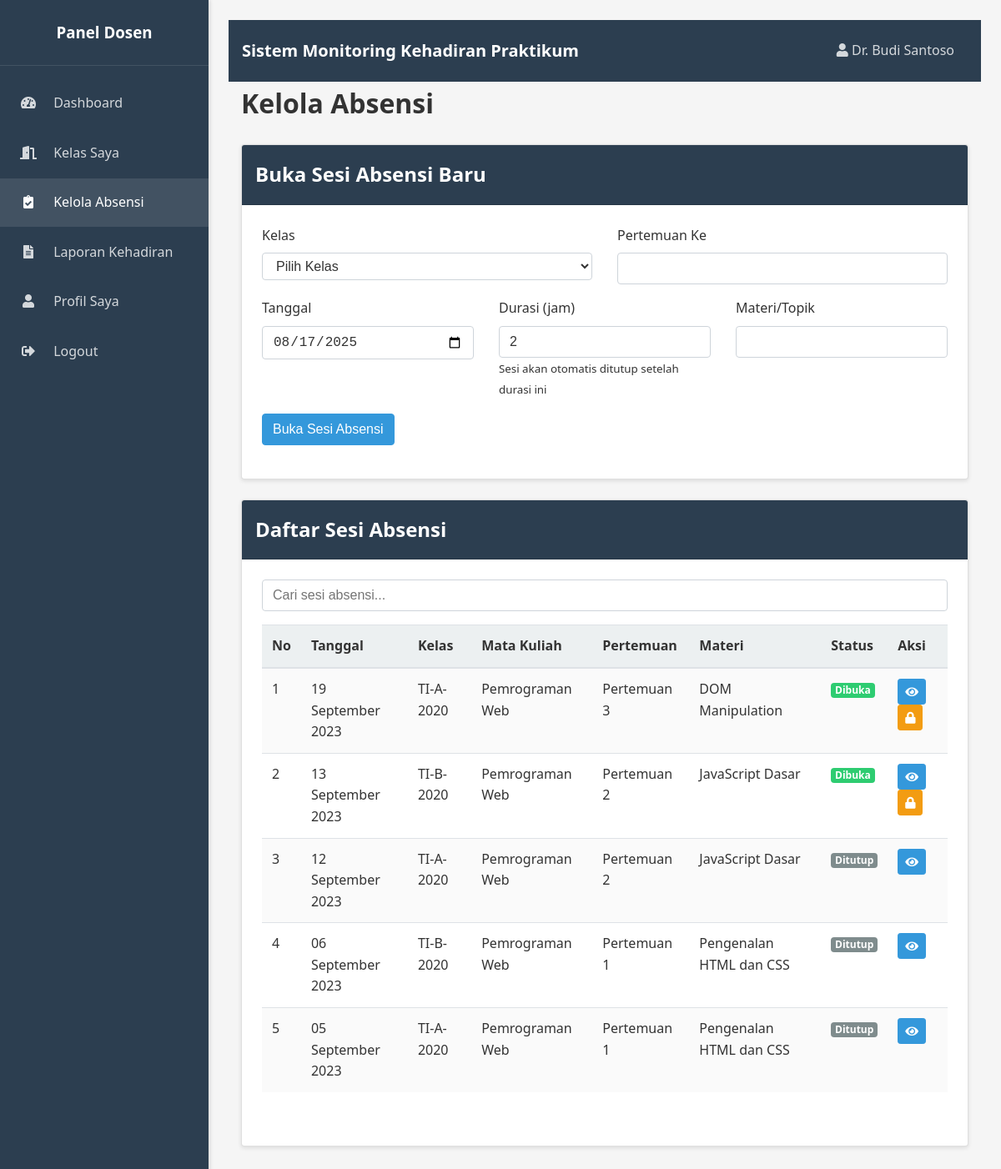
Page /dosen/absensi.php (signed in) on the committed database.
### tables this page shows
CREATE TABLE sesi_absensi (
    id INT AUTO_INCREMENT PRIMARY KEY,
    id_kelas INT NOT NULL,
    pertemuan INT NOT NULL,
    tanggal DATE NOT NULL,
    materi TEXT NOT NULL,
    status ENUM('dibuka', 'ditutup') NOT NULL DEFAULT 'dibuka',
    waktu_tutup DATETIME NULL,
    created_at TIMESTAMP DEFAULT CURRENT_TIMESTAMP,
    updated_at TIMESTAMP DEFAULT CURRENT_TIMESTAMP ON UPDATE CURRENT_TIMESTAMP,
    FOREIGN KEY (id_kelas) REFERENCES kelas(id) ON DELETE CASCADE
);

CREATE TABLE kelas (
    id INT AUTO_INCREMENT PRIMARY KEY,
    nama VARCHAR(100) NOT NULL,
    id_jurusan INT NOT NULL,
    id_matkul INT NOT NULL,
    id_dosen INT NOT NULL,
    tahun_ajaran VARCHAR(9) NOT NULL,
    semester ENUM('Ganjil', 'Genap') NOT NULL,
    created_at TIMESTAMP DEFAULT CURRENT_TIMESTAMP,
    updated_at TIMESTAMP DEFAULT CURRENT_TIMESTAMP ON UPDATE CURRENT_TIMESTAMP,
    FOREIGN KEY (id_jurusan) REFERENCES jurusan(id) ON DELETE CASCADE,
    FOREIGN KEY (id_matkul) REFERENCES mata_kuliah(id) ON DELETE CASCADE,
    FOREIGN KEY (id_dosen) REFERENCES dosen(id) ON DELETE CASCADE
);

CREATE TABLE mata_kuliah (
    id INT AUTO_INCREMENT PRIMARY KEY,
    kode VARCHAR(20) NOT NULL,
    nama VARCHAR(100) NOT NULL,
    sks INT NOT NULL,
    created_at TIMESTAMP DEFAULT CURRENT_TIMESTAMP,
    updated_at TIMESTAMP DEFAULT CURRENT_TIMESTAMP ON UPDATE CURRENT_TIMESTAMP
);

### config/fungsi.php (called while the page is built, shortened)
<?php
function nama_bulan($tanggal)
{
    $bulan = date('n', strtotime($tanggal));
    switch ($bulan) {
        case 9:
            return 'September';
    }
}
function format_tanggal_indonesia($tanggal)
{
    $tanggal_obj = strtotime($tanggal);
    $hari = date('d', $tanggal_obj);
    $bulan = nama_bulan($tanggal);
    $tahun = date('Y', $tanggal_obj);
    return "$hari $bulan $tahun";
}

### dosen/absensi.php (the view, shortened to what this page needs)
<?php
require_once '../config/koneksi.php';
require_once '../config/fungsi.php';
require_once '../includes/header_dosen.php';
$query_sesi = "
    SELECT sa.*, k.nama as nama_kelas, mk.nama as nama_matkul
    FROM sesi_absensi sa
    JOIN kelas k ON sa.id_kelas = k.id
    JOIN mata_kuliah mk ON k.id_matkul = mk.id
    WHERE k.id_dosen = ?
    ORDER BY sa.tanggal DESC, sa.id DESC
";
$stmt_sesi = $koneksi->prepare($query_sesi);
$stmt_sesi->bind_param("i", $id_dosen_asli);
$stmt_sesi->execute();
$result_sesi = $stmt_sesi->get_result();
?>
<div class="dashboard-header">
    <h1>Kelola Absensi</h1>
</div>
<div class="card">
    <div class="card-header">
        <h2>Buka Sesi Absensi Baru</h2>
    </div>
    <div class="card-body">
        <form method="POST" action="">
            <div class="row">
                <div class="col-md-6">
                    <div class="form-group">
                        <label for="id_kelas">Kelas</label>
                        <select id="id_kelas" name="id_kelas" required>
                            <option value="">Pilih Kelas</option>
                        </select>
                    </div>
                </div>
                <div class="col-md-6">
                    <div class="form-group">
                        <label for="pertemuan">Pertemuan Ke</label>
                        <input type="number" id="pertemuan" name="pertemuan" min="1" max="16" required>
                    </div>
                </div>
            </div>
            <div class="row">
                <div class="col-md-4">
                    <div class="form-group">
                        <label for="tanggal">Tanggal</label>
                        <input type="date" id="tanggal" name="tanggal" required value="<?php echo date('Y-m-d'); ?>">
                    </div>
                </div>
                <div class="col-md-4">
                    <div class="form-group">
                        <label for="durasi">Durasi (jam)</label>
                        <input type="number" id="durasi" name="durasi" min="1" max="24" value="2" required>
                        <small class="text-muted">Sesi akan otomatis ditutup setelah durasi ini</small>
                    </div>
                </div>
                <div class="col-md-4">
                    <div class="form-group">
                        <label for="materi">Materi/Topik</label>
                        <input type="text" id="materi" name="materi" required>
                    </div>
                </div>
            </div>
            <div class="form-group">
                <button type="submit" name="buka_absensi" class="btn btn-primary">Buka Sesi Absensi</button>
            </div>
        </form>
    </div>
</div>
<div class="card">
    <div class="card-header">
        <h2>Daftar Sesi Absensi</h2>
    </div>
    <div class="card-body">
        <div class="form-group">
            <input type="text" id="filterInput" placeholder="Cari sesi absensi..." class="form-control">
        </div>
        <div class="table-responsive">
            <table class="table table-striped">
                <thead>
                    <tr>
                        <th>No</th>
                        <th>Tanggal</th>
                        <th>Kelas</th>
                        <th>Mata Kuliah</th>
                        <th>Pertemuan</th>
                        <th>Materi</th>
                        <th>Status</th>
                        <th>Aksi</th>
                    </tr>
                </thead>
                <tbody>
                    <?php
                    $no = 1;
                    if ($result_sesi->num_rows > 0) {
                        while ($row = $result_sesi->fetch_assoc()) {
                            echo "<tr>";
                            echo "<td>" . $no++ . "</td>";
                            echo "<td>" . format_tanggal_indonesia($row['tanggal']) . "</td>";
                            echo "<td>" . $row['nama_kelas'] . "</td>";
                            echo "<td>" . $row['nama_matkul'] . "</td>";
                            echo "<td>Pertemuan " . $row['pertemuan'] . "</td>";
                            echo "<td>" . $row['materi'] . "</td>";
                            echo "<td>";
                            if ($row['status'] == 'dibuka') {
                                echo '<span class="badge badge-success">Dibuka</span>';
                            } else {
                                echo '<span class="badge badge-secondary">Ditutup</span>';
                            }
                            echo "</td>";
                            echo "<td>";
                            echo "<a href='detail_absensi.php?id=" . $row['id'] . "' class='btn btn-sm btn-info mr-1'><i class='fas fa-eye'></i></a>";
                            if ($row['status'] == 'dibuka') {
                                echo "<a href='absensi.php?tutup=" . $row['id'] . "' class='btn btn-sm btn-warning'><i class='fas fa-lock'></i></a>";
                            }
                            echo "</td>";
                            echo "</tr>";
                        }
                    } else {
                        echo "<tr><td colspan='8' class='text-center'>Belum ada sesi absensi</td></tr>";
                    }
                    ?>
                </tbody>
            </table>
        </div>
    </div>
</div>
<?php require_once '../includes/footer_dosen.php'; ?>

### rows in the picture
sesi_absensi: tanggal "19 September 2023", id_kelas.nama "TI-A-2020", mata_kuliah.nama "Pemrograman Web", pertemuan "3", materi "DOM Manipulation", status "Dibuka"
sesi_absensi: tanggal "13 September 2023", id_kelas.nama "TI-B-2020", mata_kuliah.nama "Pemrograman Web", pertemuan "2", materi "JavaScript Dasar", status "Dibuka"
sesi_absensi: tanggal "12 September 2023", id_kelas.nama "TI-A-2020", mata_kuliah.nama "Pemrograman Web", pertemuan "2", materi "JavaScript Dasar", status "Ditutup"
sesi_absensi: tanggal "06 September 2023", id_kelas.nama "TI-B-2020", mata_kuliah.nama "Pemrograman Web", pertemuan "1", materi "Pengenalan HTML dan CSS", status "Ditutup"
sesi_absensi: tanggal "05 September 2023", id_kelas.nama "TI-A-2020", mata_kuliah.nama "Pemrograman Web", pertemuan "1", materi "Pengenalan HTML dan CSS", status "Ditutup"

### other values in the picture
$_SESSION['nama'] "Dr. Budi Santoso"
